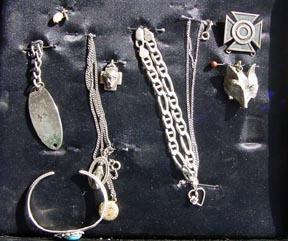
#> input picture ComputerVision/AI3604_HW2/AI3604_HW2/caltech-101/BACKGROUND_Google/image_0036.jpg, 288 x 241 px; its folder holds only this picture in this run
$ python homework.py
#> lines starting #> are read from the running program, lines starting #| are printed output that depends on the picture
#> in read_path, image is the input picture: shape (241, 288, 3); mean B, G, R 81.4, 74.8, 75.3
# -*- coding: utf-8 -*-
import pickle
from PIL import Image
import cv2
import numpy as np
import os
from keras.utils import np_utils
from sklearn.model_selection import train_test_split
import random
from keras import backend as K
from tqdm import tqdm

images = []
labels = []
IMAGE_SIZE = 200


# 按照指定图像大小调整尺寸
def resize_image(image, height=IMAGE_SIZE, width=IMAGE_SIZE):
#> called with height = 200, width = 200
    return cv2.resize(image, (height, width))
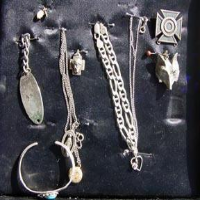
#> returned value: shape (200, 200, 3); mean of channels 0, 1, 2 81.3, 74.7, 75.2; drawn as B, G, R


def read_path(path_name):
    for dir_item in os.listdir(path_name):
        full_path = os.path.abspath(os.path.join(path_name, dir_item))

        if os.path.isdir(full_path):  # 如果是文件夹，继续递归调用
            read_path(full_path)
        else:  # 文件
            if dir_item.endswith('.jpg') or dir_item.endswith('.JPG') or dir_item.endswith('.png'):
                image = cv2.imread(full_path)
                image = resize_image(image)
                images.append(image)
                labels.append(path_name)
#> pass 2 of the loop in read_path, `for dir_item in os.listdir(path_name):`:
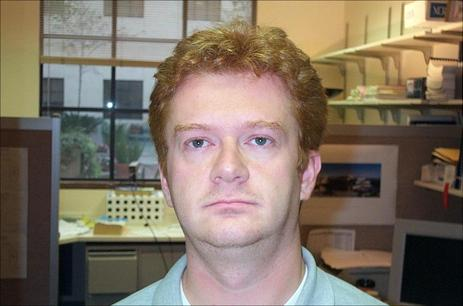
#> input picture ComputerVision/AI3604_HW2/AI3604_HW2/caltech-101/Faces/image_0024.jpg, 463 x 306 px
#> in read_path, image is the input picture: shape (306, 463, 3); mean B, G, R 100.8, 115.2, 128.3
#> in resize_image (call 2), `return cv2.resize(image, (height, width))`:
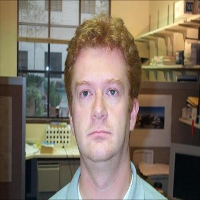
#> returned value: shape (200, 200, 3); mean of channels 0, 1, 2 100.7, 115, 128.2; drawn as B, G, R

    return images, labels


def load_dataset(path_name):
    images, labels = read_path(path_name)
#> images = 2 items; labels = 2 items

    images = np.array(images)
    print(images.shape)
#| (2, 200, 200, 3)
    category = []
    for i in labels:
        category.append(i.split('/')[-1])
#> this loop made 2 passes
#> after the loop, category = ['BACKGROUND_Google', 'Faces']
    temp = list(set(category))
#> temp = ['BACKGROUND_Google', 'Faces']
    dic = {}
    for i in range(len(temp)):
        dic[temp[i]] = i
#> after the loop, dic = {'BACKGROUND_Google': 0, 'Faces': 1}
    for i in range(len(category)):
        labels[i] = dic[category[i]]
#> after the loop, labels = [0, 1]
    labels = np.array(labels)
    print(labels.shape)
#| (2,)
    return images, labels


class Dataset:
    def __init__(self, path_name):
        # 训练集
        self.train_images = None
        self.train_lb = None

        # 测试集
        self.test_images = None
        self.test_lb = None

        # 数据集加载路径
        self.path_name = path_name

        # 当前库采用的维度顺序
        self.input_shape = None

    # 加载数据集并按照交叉验证的原则划分数据集并进行相关预处理工作
    def load(self, img_rows=IMAGE_SIZE, img_cols=IMAGE_SIZE,
             img_channels=3, nb_classes=102):
        # 加载数据集到内存
        images, labels = load_dataset(self.path_name)
#> labels = [0, 1]

        train_images, test_images, train_labels, test_labels = train_test_split(images, labels, test_size=0.3,
                                                                                random_state=random.randint(0, 100))
#> train_labels = [0]; test_labels = [1]

        # 当前的维度顺序如果为'th'，则输入图片数据时的顺序为：channels,rows,cols，否则:rows,cols,channels
        if K.image_data_format() == 'channels_first':
            train_images = train_images.reshape(train_images.shape[0], img_channels, img_rows, img_cols)
            test_images = test_images.reshape(test_images.shape[0], img_channels, img_rows, img_cols)
            self.input_shape = (img_channels, img_rows, img_cols)
        else:
            train_images = train_images.reshape(train_images.shape[0], img_rows, img_cols, img_channels)
            test_images = test_images.reshape(test_images.shape[0], img_rows, img_cols, img_channels)
            self.input_shape = (img_rows, img_cols, img_channels)

            # 输出训练集、验证集、测试集的数量
            print(train_images.shape[0], 'train samples')
            print(test_images.shape[0], 'test samples')

            self.train_lb = train_labels
            self.test_lb = test_labels

            # 像素数据浮点化以便归一化
            train_images = train_images.astype('float32')
            test_images = test_images.astype('float32')

            # 将其归一化,图像的各像素值归一化到0~1区间
            train_images /= 255
            test_images /= 255

            self.train_images = train_images
            self.test_images = test_images


data = Dataset('./caltech-101')
data.load()
#> (the call stopped at in load, `if K.image_data_format() == 'channels_first':`: keras is not available in this run)


# TODO 利用SIFT从训练图像中提取特征
# 如果有需要，你也可以在pass之外的地方填写相关代码，请自便，下同。
# vec_dict 第i项： i为类别，对应的字典为所有属于该类的sift特征点的信息。注意：kp与des一一对应。
vec_dict = {i:{'kp':[], 'des':[]} for i in range(102)}

sift = cv2.SIFT_create()
#> (the run stopped early here; a loop or call above may not have finished)
